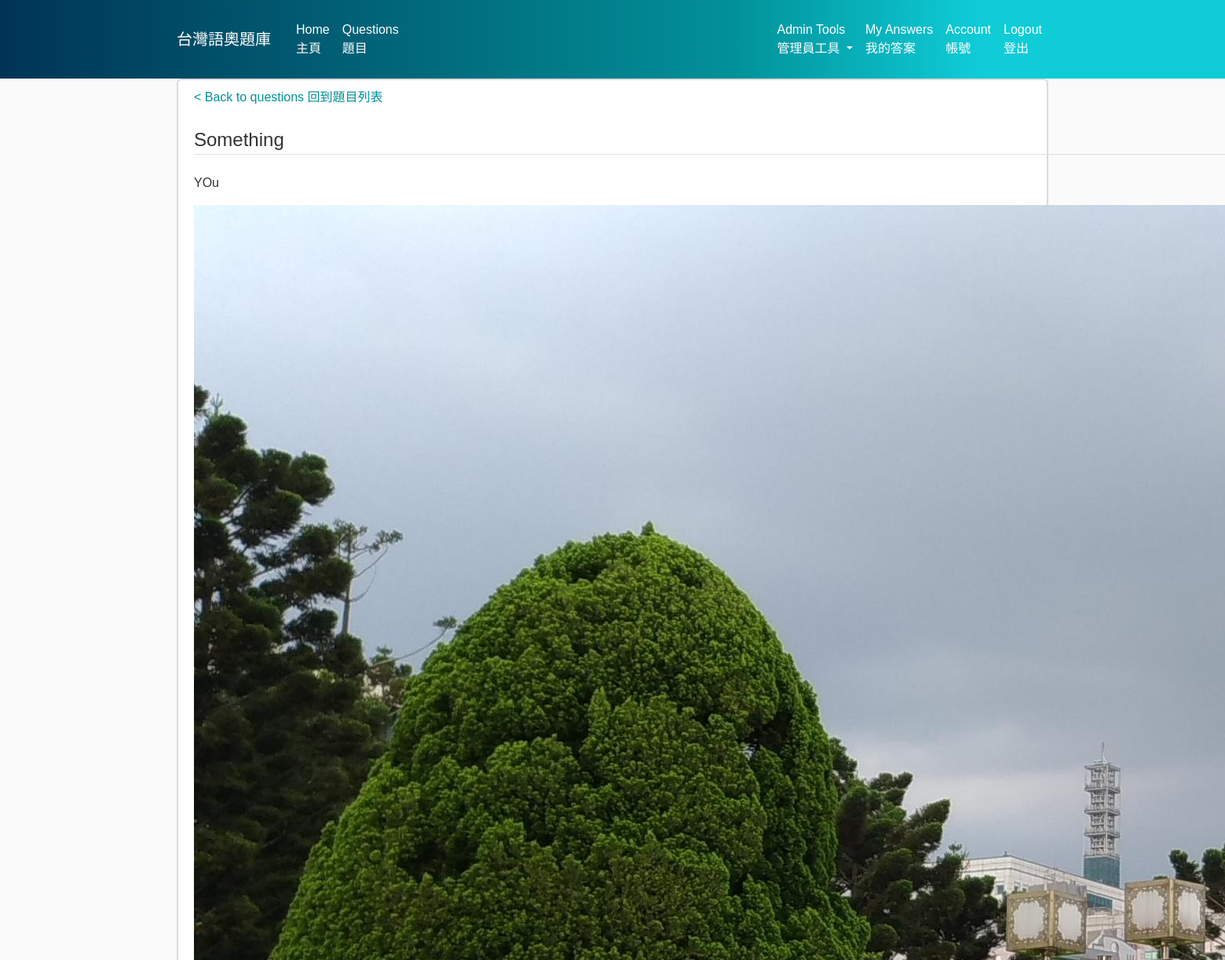
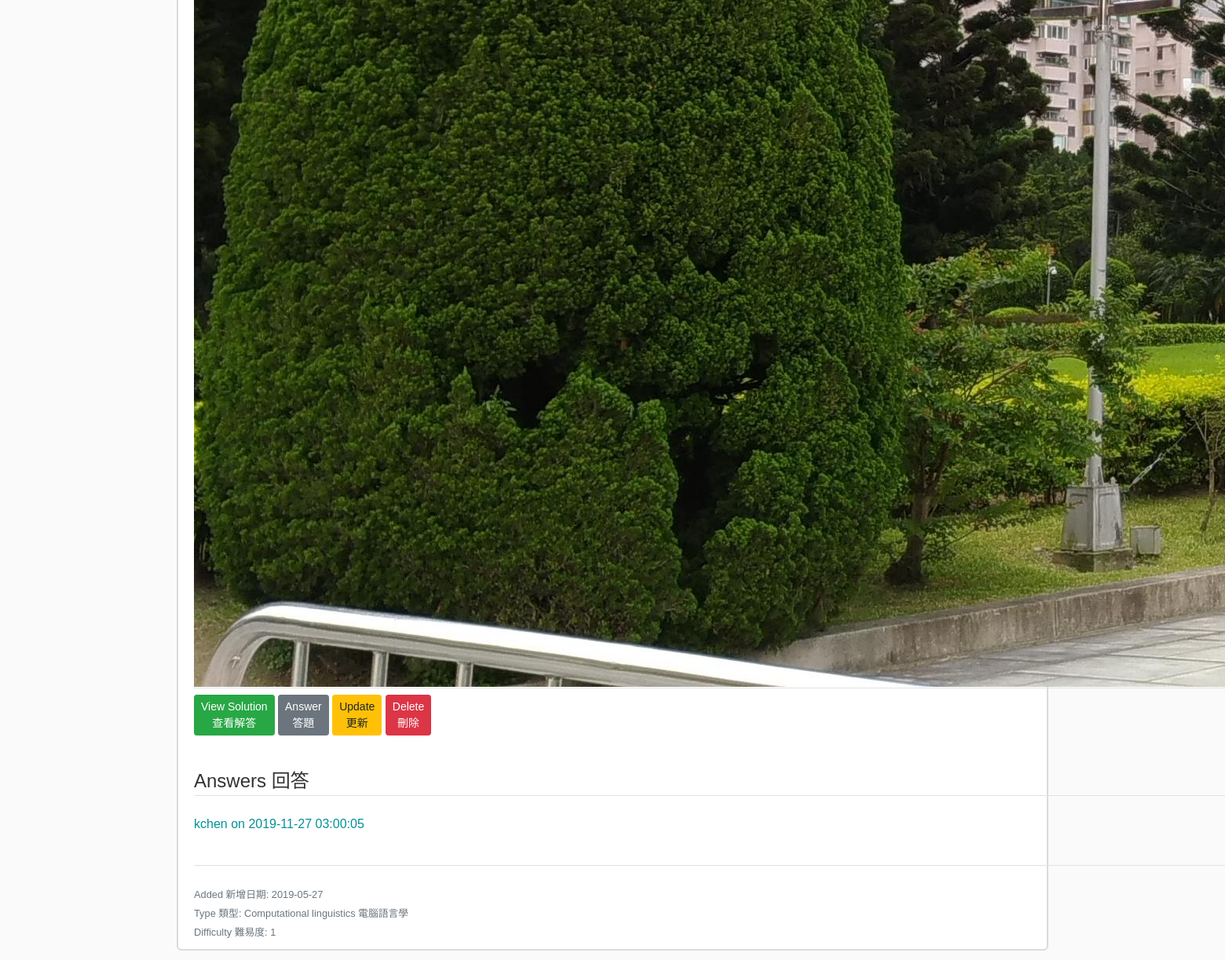
The page /question/1 (signed in) on the database its author committed (2 pictures, top to bottom).
### flasktol/models.py (models this page shows, shortened)
class Question(db.Model):
    id = db.Column(db.Integer, primary_key=True)
    title = db.Column(db.String(100), nullable=False)
    date_posted = db.Column(db.DateTime, nullable=False, default=datetime.utcnow)
    content = db.Column(db.Text)
    content_file = db.Column(db.String(20))
    access = db.Column(db.Integer, nullable=False, default=1)
    difficulty = db.Column(db.Integer, nullable=False, default=1)
    tags= db.Column(db.Text)
    source = db.Column(db.String(100))
    solution = db.Column(db.Text)
    solution_file= db.Column(db.String(20))
    open_solution= db.Column(db.Boolean, nullable=False, default=False)
    special_characters=db.Column(db.Text)
    answers = db.relationship('Answer', backref='solveq', lazy=True)

class Answer(db.Model):
    id = db.Column(db.Integer, primary_key=True)
    user_id = db.Column(db.Integer, db.ForeignKey('user.id'), nullable=False)
    question_id = db.Column(db.Integer, db.ForeignKey('question.id'), nullable=False)
    content = db.Column(db.Text, nullable=False)
    content_file = db.Column(db.String(20))
    date_submitted = db.Column(db.DateTime, nullable=False, default=datetime.utcnow)
    grade = db.Column(db.Integer, nullable=False, default=0)

class User(db.Model, UserMixin):
    id = db.Column(db.Integer, primary_key=True)
    username = db.Column(db.String(20), unique=True, nullable=False)
    email = db.Column(db.String(120), unique=True, nullable=False)
    image_file = db.Column(db.String(20), nullable=False, default='default.jpg')
    password = db.Column(db.String(60), nullable=False)
    join_date = db.Column(db.DateTime, nullable=False, default=datetime.utcnow)
    access = db.Column(db.Integer, nullable=False, default=1)
    answers = db.relationship('Answer', backref='answerer', lazy=True)
    def is_admin(self):
        return self.access == 3

### flasktol/questions/routes.py (the view)
@questions.route("/question/<int:question_id>")
def question(question_id):
    question = Question.query.get_or_404(question_id)
    if question.access > 1 and not current_user.is_authenticated:
        abort(403)
    elif current_user.is_authenticated:
        if question.access > current_user.access:
            abort(403)
    if current_user.is_authenticated:
        if current_user.is_admin():
            answerlist = Answer.query.filter_by(question_id=question.id).order_by(Answer.date_submitted.desc())
        else:
            answerlist = Answer.query.filter_by(question_id=question.id, user_id=current_user.id).order_by(Answer.date_submitted.desc())
    else:
        answerlist = []
    if question.content_file:
        content_file = url_for('static', filename='question_files/' + question.content_file)
        _, f_ext = os.path.splitext(question.content_file)
        if f_ext == '.pdf':
            ispdf=True
        else:
            ispdf=False
    else:
        content_file=None
        ispdf=False
    return render_template('question.html', title=question.title, content_file=content_file, question=question, ispdf=ispdf, answerlist=answerlist)

### flasktol/models.py (called while the page is built)
@login_manager.user_loader
def load_user(user_id):
    return User.query.get(int(user_id))

### flasktol/templates/question.html (shortened to what this page needs)
{% extends "layout.html" %}
{% block content %}
	<article class="media content-section">
	  <div class="media-body">
	    <div class="article-metadata">
			<a href="{{url_for('questions.question_list',sort_type='id',a_d_order='b')}}"> < Back to questions 回到題目列表</a>
			<br />
			<br />
            <legend class='border-bottom mb-4'> {{ question.title }}</legend>
		    <p class="article-content">{{ question.content }}</p>
		    {% if question.content_file %}
		    	{% if ispdf %}
					<embed src="{{content_file}}" type="application/pdf"   height="1000px" width="100%">
		    	{% else %}
		    		<img src="{{content_file}}">
		    	{% endif %}
		    {% endif %}
	  </div>
    {% if question.open_solution %}
        <a class="btn btn-success btn-sm mt-1 mb-1" href="{{url_for('questions.solution',question_id=question.id)}}">View Solution<div style="height: 0px;"></div>查看解答</a>
    {% endif %}
    {% if current_user.is_authenticated %}
    			<a class="btn btn-secondary btn-sm mt-1 mb-1" href="{{url_for('answers.new_answer',question_id=question.id)}}">Answer<div style="height: 0px;"></div>答題</a>
    	{% if current_user.is_admin() %}
    			<a class="btn btn-warning btn-sm mt-1 mb-1" href="{{url_for('questions.update_question',question_id=question.id)}}">Update<div style="height: 0px;"></div>更新</a>
    			<button type="button" class="btn btn-danger btn-sm mt-1 mb-1" data-toggle="modal" data-target="#deleteModal">Delete<div style="height: 0px;"></div>刪除</button>
    	{% endif %}
    {% endif %}
    <legend class='border-bottom mb-4'> <br/> Answers 回答</legend>
    {% if answerlist==[] %}
      <p class='text-muted'>Log in to answer questions<br/>登入以開始答題 </p>
    {% else %}
      {% for answer in answerlist %}
        <a href="{{url_for('answers.answer',answer_id=answer.id)}}"><p>{{answer.answerer.username}} on {{ answer.date_submitted.strftime("%Y-%m-%d %H:%M:%S") }} </p></a>
      {% endfor %}
    {% endif %}
    <br>
    <legend class='border-bottom mb-4'></legend>
    <small class="text-muted">Added 新增日期: {{ question.date_posted.strftime("%Y-%m-%d") }}
    <br>Type 類型: {{question.tags}}
    <br>Difficulty 難易度: {{question.difficulty}}</small>
</div>
</article>
{% endblock content%}

### flasktol/static/main.css (style rules this page uses)
body { background: #fafafa; color: #333333; margin-top: 5rem; }
.content-section { background: #ffffff; padding: 10px 20px; border: 2px solid #DBDBDB; border-radius: 6px; margin-bottom: 20px; }
.article-content { white-space: pre-line; }
.article-metadata { padding-bottom: 1px; margin-bottom: 4px; border-bottom: 1px solid #e3e3e3 }
a { color: #029199; }

### flasktol/templates/layout.html (style rules this page uses)
body { font-family: 'Noto Sans TC', sans-serif; }

### rows shown on the page
Question: title "Something", content "YOu", date_posted "2019-05-27", tags "Computational linguistics 電腦語言學", difficulty "1"
Answer: answerer.username "kchen", date_submitted "2019-11-27 03:00:05"
